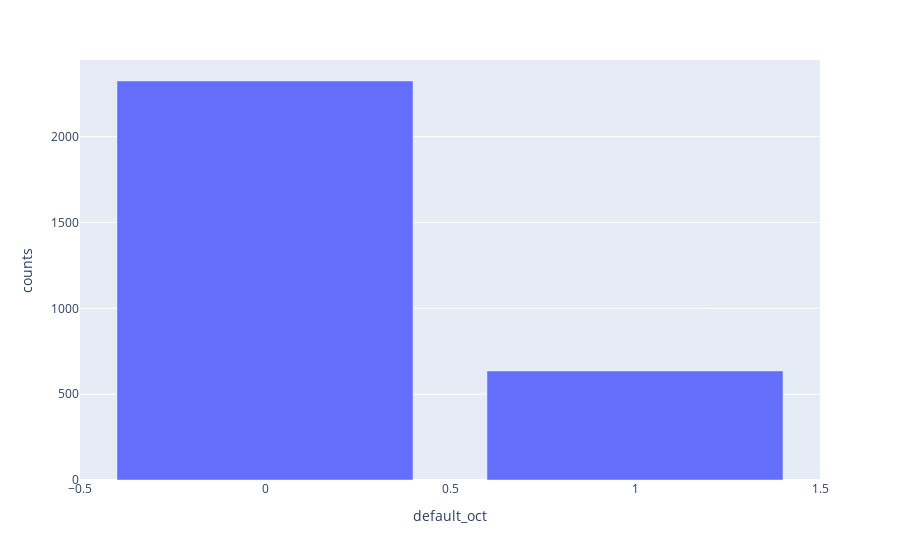

Notebook cell for this chart:
### Markdown cell above
Lastly we got our target, which is default_oct, we'll check all the category for this column.

### Code cell
plot_bar('default_oct')

### Figure 1 — Plotly figure (JSON) as saved in the notebook; plotly's stock layout.template omitted (floating-point values rounded to 4 significant figures)
{"data": [{"alignmentgroup": "True", "hovertemplate": "default_oct=%{x}<br>counts=%{y}<extra></extra>", "legendgroup": "", "marker": {"color": "#636efa", "pattern": {"shape": ""}}, "name": "", "offsetgroup": "", "orientation": "v", "showlegend": false, "textposition": "auto", "type": "bar", "x": [0, 1], "xaxis": "x", "y": [2324, 635], "yaxis": "y"}], "layout": {"barmode": "relative", "legend": {"tracegroupgap": 0}, "margin": {"t": 60}, "xaxis": {"anchor": "y", "domain": [0, 1], "title": {"text": "default_oct"}}, "yaxis": {"anchor": "x", "domain": [0, 1], "title": {"text": "counts"}}}}
